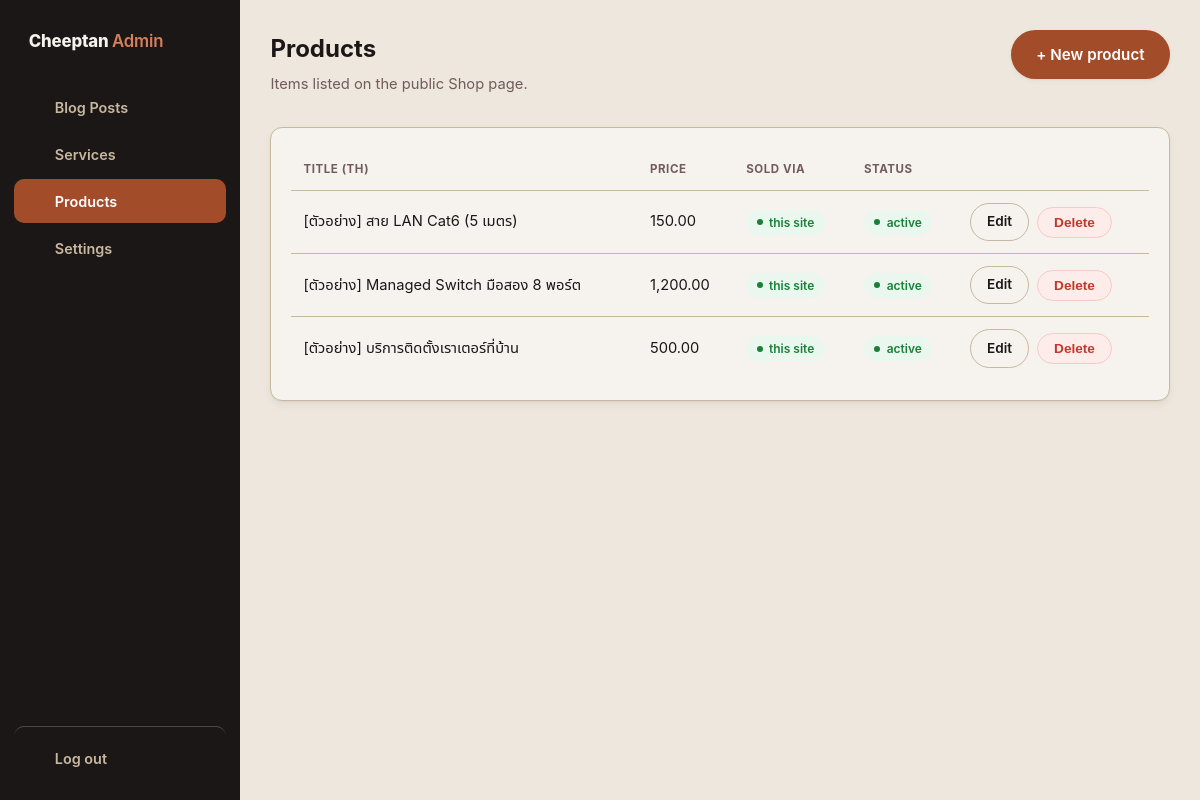
Screenshot of /admin/products.php (signed in) with the database file from the repository.
### tables this page shows
CREATE TABLE IF NOT EXISTS products (
    id INT UNSIGNED AUTO_INCREMENT PRIMARY KEY,
    title_th VARCHAR(255) NOT NULL,
    title_en VARCHAR(255) NOT NULL,
    description_th TEXT NOT NULL,
    description_en TEXT NOT NULL,
    price DECIMAL(10,2) NOT NULL,
    tags VARCHAR(255) NOT NULL DEFAULT '',
    product_type ENUM('direct', 'external') NOT NULL DEFAULT 'direct',
    external_url VARCHAR(500) NOT NULL DEFAULT '',
    is_active TINYINT(1) NOT NULL DEFAULT 1,
    sort_order INT NOT NULL DEFAULT 0,
    created_at TIMESTAMP NOT NULL DEFAULT CURRENT_TIMESTAMP,
    updated_at TIMESTAMP NOT NULL DEFAULT CURRENT_TIMESTAMP ON UPDATE CURRENT_TIMESTAMP
);

### includes/db.php (called while the page is built, shortened)
<?php
function get_db(): PDO
{
    static $pdo = null;
    if ($pdo === null) {
        $host = env_get('DB_HOST') ?: 'localhost';
        $dbname = env_get('DB_NAME') ?: 'p1_home_blog';
        $user = env_get('DB_USER') ?: 'root';
        $pass = env_get('DB_PASS') ?: '';
        $pdo = new PDO(
            "mysql:host={$host};dbname={$dbname};charset=utf8mb4",
            $user,
            $pass,
            [
                PDO::ATTR_ERRMODE => PDO::ERRMODE_EXCEPTION,
                PDO::ATTR_DEFAULT_FETCH_MODE => PDO::FETCH_ASSOC,
            ]
        );
    }
    return $pdo;
}

### admin/products.php (the view, shortened to what this page needs)
<?php
require __DIR__ . '/../includes/db.php';
$items = get_db()->query(
    "SELECT id, title_th, price, product_type, is_active
     FROM products
     ORDER BY sort_order ASC, id ASC"
)->fetchAll();
$adminHeaderActions = '<a class="btn btn-primary" href="product-form.php">+ New product</a>';
require __DIR__ . '/../includes/admin-header.php';
?>
<div class="admin-card">
    <?php if (empty($items)): ?>
        <p class="admin-empty">No products yet — create the first one.</p>
    <?php else: ?>
        <table class="admin-table">
            <thead>
                <tr>
                    <th>Title (TH)</th>
                    <th>Price</th>
                    <th>Sold via</th>
                    <th>Status</th>
                    <th></th>
                </tr>
            </thead>
            <tbody>
                <?php foreach ($items as $item): ?>
                    <tr>
                        <td><?= htmlspecialchars($item['title_th']) ?></td>
                        <td><?= number_format((float) $item['price'], 2) ?></td>
                        <td>
                            <span class="admin-badge <?= $item['product_type'] === 'external' ? 'draft' : 'published' ?>">
                                <?= $item['product_type'] === 'external' ? 'external link' : 'this site' ?>
                            </span>
                        </td>
                        <td>
                            <span class="admin-badge <?= $item['is_active'] ? 'published' : 'draft' ?>">
                                <?= $item['is_active'] ? 'active' : 'hidden' ?>
                            </span>
                        </td>
                        <td>
                            <div class="admin-actions">
                                <a class="btn btn-outline btn-sm" href="product-form.php?id=<?= (int) $item['id'] ?>">Edit</a>
                                <form method="post" action="product-delete.php" onsubmit="return confirm('Delete this product? This cannot be undone.');">
                                    <button type="submit" class="btn btn-danger btn-sm">Delete</button>
                                </form>
                            </div>
                        </td>
                    </tr>
                <?php endforeach; ?>
            </tbody>
        </table>
    <?php endif; ?>
</div>
<?php require __DIR__ . '/../includes/admin-footer.php'; ?>

### assets/css/style.css (style rules this page uses)
:root { --color-bone-50: #f6f3ef; --color-bone-100: #ede7de; --color-bone-200: #dad0be; --color-bone-300: #c8b89d; --color-bone-400: #b6a17c; --color-bone-500: #a3895c; --color-bone-600: #836e49; --color-bone-700: #625237; --color-bone-800: #413725; --color-bone-900: #211b12; --color-bone-950: #17130d; --color-floral-white-50: #f9f5eb; --color-floral-white-100: #f4ead7; --color-floral-white-200: #e8d5b0; --color-floral-white-300: #ddc188; --color-floral-white-400: #d1ac61; --color-floral-white-500: #c69739; --color-floral-white-600: #9e792e; --color-floral-white-700: #775b22; --color-floral-white-800: #4f3c17; --color-floral-white-900: #281e0b; --color-floral-white-950: #1c1508; --color-dark-coffee-50: #f8f2ed; --color-dark-coffee-100: #f1e5da; --color-dark-coffee-200: #e2cbb6; --color-dark-coffee-300: #d4b191; --color-dark-coffee-400: #c6986c; --color-dark-coffee-500: #b87e47; --color-dark-coffee-600: #936539; --color-dark-coffee-700: #6e4b2b; --color-dark-coffee-800: #49321d; --color-dark-coffee-900: #25190e; --color-dark-coffee-950: #1a120a; --color-rusty-spice-50: #faefeb; --color-rusty-spice-100: #f5dfd6; --color-rusty-spice-200: #eabfae; --color-rusty-spice-300: #e09f85; --color-rusty-spice-400: #d57f5d; --color-rusty-spice-500: #cb5f34; --color-rusty-spice-600: #a24c2a; --color-rusty-spice-700: #7a391f; --color-rusty-spice-800: #512615; --color-rusty-spice-900: #29130a; --color-rusty-spice-950: #1c0d07; --color-coffee-bean-50: #f4f1f1; --color-coffee-bean-100: #e8e3e3; --color-coffee-bean-200: #d2c6c6; --color-coffee-bean-300: #bbaaaa; --color-coffee-bean-400: #a48e8e; --color-coffee-bean-500: #8e7171; --color-coffee-bean-600: #715b5b; --color-coffee-bean-700: #554444; --color-coffee-bean-800: #392d2d; --color-coffee-bean-900: #1c1717; --color-coffee-bean-950: #141010; --color-bg: var(--color-bone-50); --color-bg-alt: var(--color-bone-100); --color-text: var(--color-coffee-bean-900); --color-text-muted: var(--color-coffee-bean-600); --color-border: var(--color-bone-300); --color-accent: var(--color-rusty-spice-600); --color-accent-hover: var(--color-rusty-spice-700); --color-dark-bg: var(--color-coffee-bean-900); --color-dark-bg-alt: var(--color-coffee-bean-800); --color-dark-text: var(--color-bone-50); --color-dark-text-muted: var(--color-bone-300); --color-dark-border: var(--color-coffee-bean-700); --color-accent-on-dark: var(--color-rusty-spice-400); --max-width: 960px; --radius: 10px; --radius-lg: 16px; --radius-pill: 999px; --shadow-sm: 0 1px 2px rgba(23, 19, 13, 0.04), 0 2px 6px rgba(23, 19, 13, 0.04); --shadow-md: 0 2px 4px rgba(23, 19, 13, 0.04), 0 12px 28px rgba(23, 19, 13, 0.08); --space-1: 0.5rem; --space-2: 0.9rem; --space-3: 1.25rem; --space-4: 1.9rem; --space-5: 2.75rem; }
* { box-sizing: border-box; }
html { scroll-behavior: smooth; }
body { margin: 0; font-family: -apple-system, BlinkMacSystemFont, "Segoe UI", "Noto Sans Thai", Roboto, Helvetica, Arial, sans-serif; color: var(--color-text); background: var(--color-bg); line-height: 1.6; }
a { color: var(--color-accent); text-decoration: none; }
.btn { display: inline-block; padding: 0.7rem 1.5rem; border-radius: var(--radius-pill); font-weight: 600; font-size: 0.95rem; border: 1px solid transparent; cursor: pointer; transition: background-color 0.2s ease, border-color 0.2s ease, transform 0.15s ease, box-shadow 0.2s ease; }
.btn-primary { background: var(--color-accent); color: #fff; box-shadow: var(--shadow-sm); }
.btn-outline { background: transparent; border-color: var(--color-border); color: var(--color-text); }
.btn-sm { padding: 0.45rem 1rem; font-size: 0.85rem; }

### rows the page displays
products: title_th "[ตัวอย่าง] สาย LAN Cat6 (5 เมตร)", price "150.00", product_type "this site", is_active "active"
products: title_th "[ตัวอย่าง] Managed Switch มือสอง 8 พอร์ต", price "1,200.00", product_type "this site", is_active "active"
products: title_th "[ตัวอย่าง] บริการติดตั้งเราเตอร์ที่บ้าน", price "500.00", product_type "this site", is_active "active"

### other values shown
$item['label'] "Blog Posts"
$item['label'] "Services"
$item['label'] "Products"
$item['label'] "Settings"
$adminTitle "Products"
$adminSubtitle "Items listed on the public Shop page."
